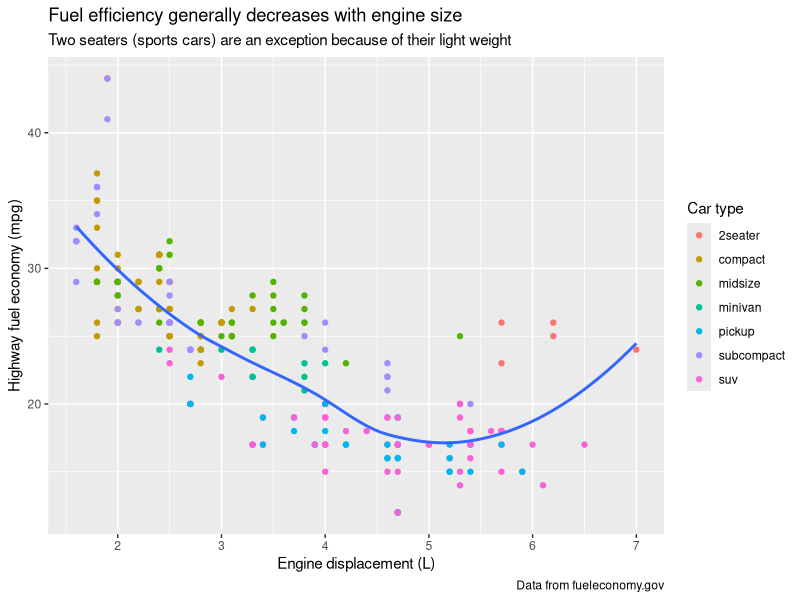
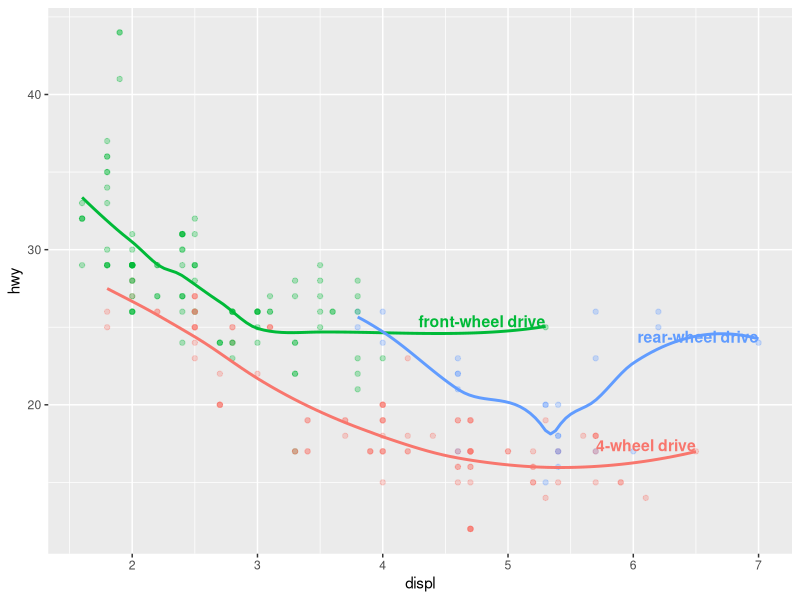
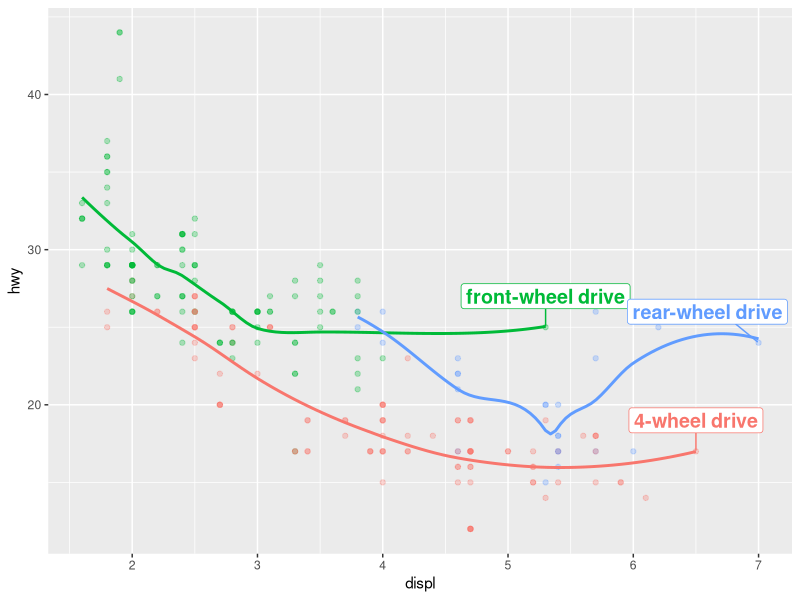
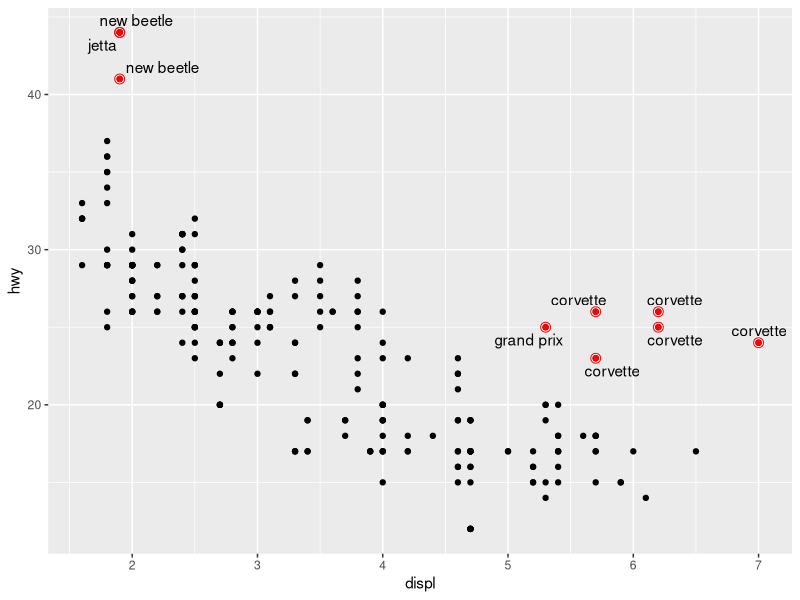
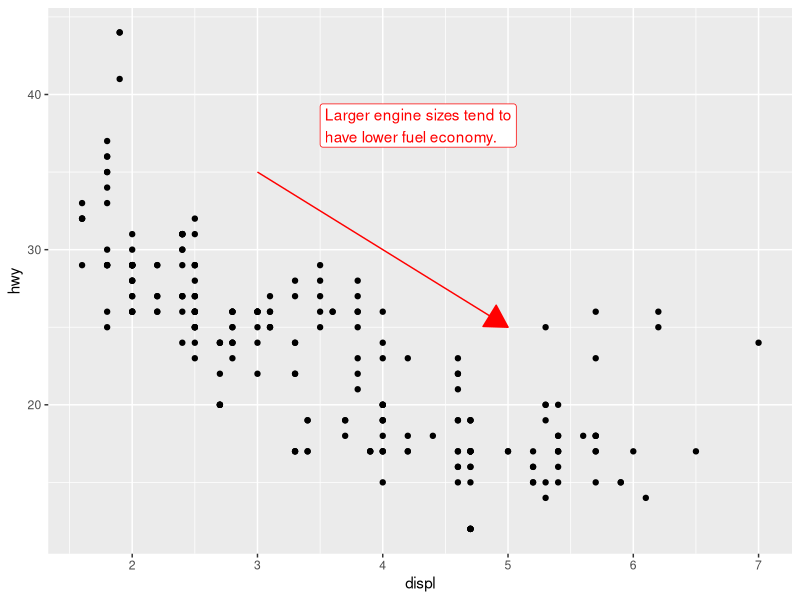
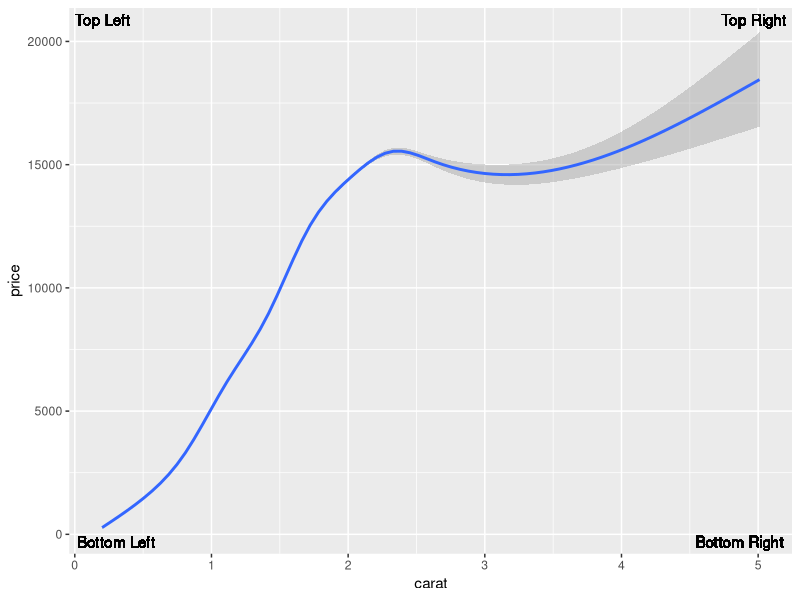
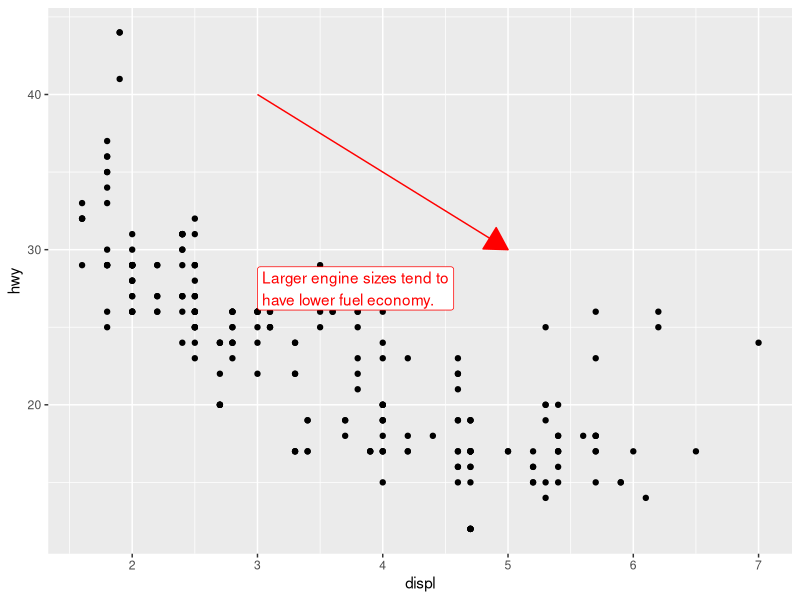
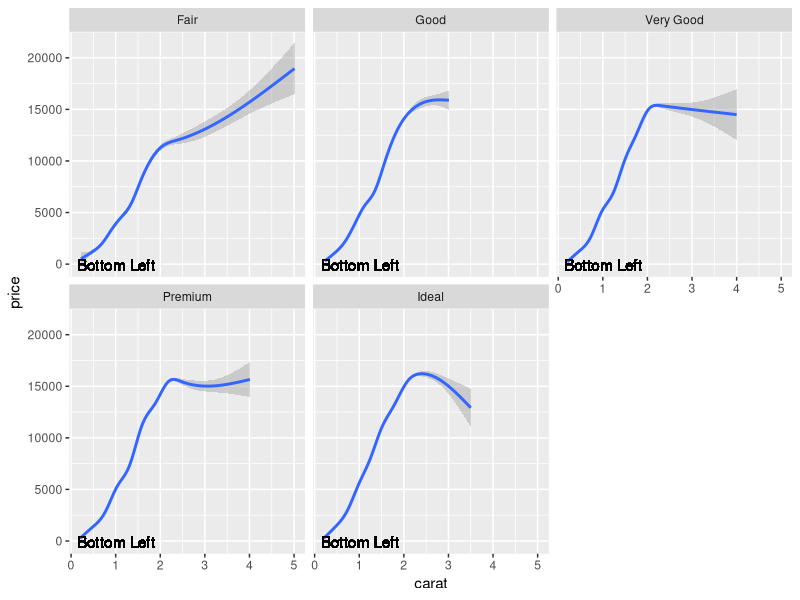

The R script that drew these images, in order:
library(tidyverse)
library(scales)
library(ggrepel)
library(patchwork)

ggplot(mpg, aes(x = displ, y = hwy)) +
  geom_point(aes(color = class)) +
  geom_smooth(se = FALSE) +
  labs(
    x = "Engine displacement (L)",
    y = "Highway fuel economy (mpg)",
    color = "Car type",
    title = "Fuel efficiency generally decreases with engine size",
    subtitle = "Two seaters (sports cars) are an exception because of their light weight",
    caption = "Data from fueleconomy.gov"
  )

# labs(
#   x = quote(x[i]),
#   y = quote(sum(x[i] ^ 2, i == 1, n))
# )

# the cars with the highest engine size in each drive type
label_info <- mpg |>
  group_by(drv) |>
  arrange(desc(displ)) |>
  slice_head(n = 1) |>
  mutate(
    drive_type = case_when(
      drv == "f" ~ "front-wheel drive",
      drv == "r" ~ "rear-wheel drive",
      drv == "4" ~ "4-wheel drive"
    )
  ) |>
  select(displ, hwy, drv, drive_type)

# geom_text
ggplot(mpg, aes(x = displ, y = hwy, color = drv)) +
  geom_point(alpha = 0.3) +
  geom_smooth(se = FALSE) +
  geom_text(
    data = label_info, 
    aes(x = displ, y = hwy, label = drive_type),
    fontface = "bold", size = 4, hjust = "right", vjust = "bottom"
  ) +
  theme(legend.position = "none")
# (theme(legend.position = "none") turns all the legends off
# hard to read because the labels overlap with each other, and with the points

# geom_label_repel
ggplot(mpg, aes(x = displ, y = hwy, color = drv)) +
  geom_point(alpha = 0.3) +
  geom_smooth(se = FALSE) +
  geom_label_repel(
    data = label_info, 
    aes(x = displ, y = hwy, label = drive_type),
    fontface = "bold", size = 5, nudge_y = 2
  ) +
  theme(legend.position = "none")

# geom_text_repel
potential_outliers <- mpg |>
  filter(hwy > 40 | (hwy > 20 & displ > 5))
ggplot(mpg, aes(x = displ, y = hwy)) +
  geom_point() +
  geom_text_repel(data = potential_outliers, aes(label = model)) +
  geom_point(data = potential_outliers, color = "red") +
  geom_point(
    data = potential_outliers,
    color = "red", size = 3, shape = "circle open"
  )

# Use geom_hline() and geom_vline() to add reference lines. We often make them thick (linewidth = 2) and
# white (color = white), and draw them underneath the primary data layer. That makes them easy to see,
# without drawing attention away from the data.
# Use geom_rect() to draw a rectangle around points of interest. The boundaries of the rectangle are defined
# by aesthetics xmin, xmax, ymin, ymax. Alternatively, look into the ggforce package, specifically geom_mark_hull(),
# which allows you to annotate subsets of points with hulls.
# Use geom_segment() with the arrow argument to draw attention to a point with an arrow. Use aesthetics x and y
# to define the starting location, and xend and yend to define the end location.

# annotate()
trend_text <- "Larger engine sizes tend to have lower fuel economy." |>
  str_wrap(width = 30)
trend_text
ggplot(mpg, aes(x = displ, y = hwy)) +
  geom_point() +
  annotate(
    geom = "label", x = 3.5, y = 38,
    label = trend_text,
    hjust = "left", color = "red"
  ) +
  annotate(
    geom = "segment",
    x = 3, y = 35, xend = 5, yend = 25, color = "red",
    arrow = arrow(type = "closed")
  )

# 11.3.1 Exercises

# Use geom_text() with infinite positions to place text at the four corners of the plot.
ggplot(diamonds, aes(x = carat, y = price)) +
  geom_smooth() +
  geom_text(aes(x = -Inf, y = -Inf, label = "Bottom Left"), hjust = -0.1, vjust = -0.5) +
  geom_text(aes(x = Inf, y = -Inf, label = "Bottom Right"), hjust = 1.1, vjust = -0.5) +
  geom_text(aes(x = -Inf, y = Inf, label = "Top Left"), hjust = -0.1, vjust = 1.5) +
  geom_text(aes(x = Inf, y = Inf, label = "Top Right"), hjust = 1.1, vjust = 1.5)

# Use annotate() to add a point geom in the middle of your last plot without having to create a tibble.
# Customize the shape, size, or color of the point.
ggplot(mpg, aes(x = displ, y = hwy)) +
  geom_point() +
  annotate(
    geom = "label", x = 3, y = 27.5,
    label = trend_text,
    hjust = "left", color = "red"
  ) +
  annotate(
    geom = "segment",
    x = 3, y = 40, xend = 5, yend = 30, color = "red",
    arrow = arrow(type = "closed")
  )

# How do labels with geom_text() interact with faceting? How can you add a label to a single facet?
# How can you put a different label in each facet? (Think about the dataset that is being passed to geom_text().)
ggplot(diamonds, aes(x = carat, y = price)) +
  geom_smooth() +
  geom_text(aes(x = -Inf, y = -Inf, label = "Bottom Left"), hjust = -0.1, vjust = -0.5) +
  facet_wrap(~cut)

# What arguments to geom_label() control the appearance of the background box?
# label.padding: Amount of padding around label. Defaults to 0.25 lines.
# label.r: Radius of rounded corners. Defaults to 0.15 lines.
# label.size: Size of label border, in mm.

# What are the four arguments to arrow()? How do they work? Create a series of plots that demonstrate
# the most important options.
# angle: The angle of the arrowhead in degrees (default is 30).
# length: A unit object specifying the length of the arrowhead (default is unit(0.25, "inches")).
# ends: Specifies which end of the line the arrow appears on: "last" (default), "first", "both".
# type: "open" (default), "closed" (filled).

######################################################################################################################

ggplot(mpg, aes(x = displ, y = hwy, color = drv)) +
  geom_point()
ggplot(mpg, aes(x = displ, y = hwy, color = drv)) +
  geom_point() +
  scale_y_continuous(breaks = seq(15, 40, by = 5)) 
ggplot(mpg, aes(x = displ, y = hwy, color = drv)) +
  geom_point() +
  scale_x_continuous(labels = NULL) +
  scale_y_continuous(labels = NULL) +
  scale_color_discrete(labels = c("4" = "4-wheel", "f" = "front", "r" = "rear"))

# $10,000 vs. $10K
ggplot(diamonds, aes(x = price, y = cut)) +
  geom_boxplot(alpha = 0.05) +
  scale_x_continuous(labels = label_dollar())
ggplot(diamonds, aes(x = price, y = cut)) +
  geom_boxplot(alpha = 0.05) +
  scale_x_continuous(
    labels = label_dollar(scale = 1/1000, suffix = "K"), 
    breaks = seq(1000, 19000, by = 6000)
  )

# label_percent
ggplot(diamonds, aes(x = cut, fill = clarity)) +
  geom_bar(position = "fill")
ggplot(diamonds, aes(x = cut, fill = clarity)) +
  geom_bar(position = "fill") +
  scale_y_continuous(name = "Percentage", labels = label_percent())

# when each US president started and ended their term.
presidential |>
  mutate(id = 33 + row_number()) |>
  ggplot(aes(x = start, y = id)) +
  geom_point() +
  geom_segment(aes(xend = end, yend = id)) +
  scale_x_date(name = NULL, breaks = presidential$start, date_labels = "'%y")

base <- ggplot(mpg, aes(x = displ, y = hwy)) +
  geom_point(aes(color = class))
base + theme(legend.position = "right") # the default
base + theme(legend.position = "left")
base + 
  theme(legend.position = "top") +
  guides(color = guide_legend(nrow = 3))
base + 
  theme(legend.position = "bottom") +
  guides(color = guide_legend(nrow = 3))

ggplot(diamonds, aes(x = carat, y = price)) +
  geom_bin2d() + 
  scale_x_log10() + 
  scale_y_log10()
# same
# ggplot(diamonds, aes(x = log10(carat), y = log10(price))) +
#   geom_bin2d()

presidential |>
  mutate(id = 33 + row_number()) |>
  ggplot(aes(x = start, y = id, color = party)) +
  geom_point() +
  geom_segment(aes(xend = end, yend = id)) +
  scale_color_manual(values = c(Republican = "#E81B23", Democratic = "#00AEF3"))
# For continuous color, you can use scale_color_gradient(), scale_fill_gradient().
# If you have a diverging scale, you can use scale_color_gradient2().

# 11.4.6 Exercises

# Why doesn’t the following code override the default scale?
df <- tibble(
  x = rnorm(10000),
  y = rnorm(10000)
)
ggplot(df, aes(x, y)) +
  geom_hex() +
  scale_color_gradient(low = "white", high = "red") +
  coord_fixed()
# we need to use fill, not color
ggplot(df, aes(x, y)) +
  geom_hex() +
  scale_fill_gradient(low = "white", high = "red") +
  coord_fixed()

# What is the first argument to every scale? How does it compare to labs()?
# label

# First, create the following plot. Then, modify the code using override.aes to make the legend easier to see.
ggplot(diamonds, aes(carat, price)) +
  geom_point(aes(color = cut), alpha = 1 / 20)
ggplot(diamonds, aes(carat, price)) +
  geom_point(aes(color = cut), alpha = 1 / 20) +
  guides(color = guide_legend(override.aes = list(alpha = 1)))

######################################################################################################################

# Themes

ggplot(mpg, aes(x = displ, y = hwy)) +
  geom_point(aes(color = class)) +
  geom_smooth(se = FALSE) +
  theme_bw()
  # light classic linedraw dark minimal gray void

ggplot(mpg, aes(x = displ, y = hwy, color = drv)) +
  geom_point() +
  theme(
    legend.position = c(0.6, 0.7),
    legend.direction = "horizontal",
    legend.box.background = element_rect(color = "black"),
  )

######################################################################################################################

p1 <- ggplot(mpg, aes(x = displ, y = hwy)) + 
  geom_point() + 
  labs(title = "Plot 1")
p2 <- ggplot(mpg, aes(x = drv, y = hwy)) + 
  geom_boxplot() + 
  labs(title = "Plot 2")
p1 + p2

p3 <- ggplot(mpg, aes(x = cty, y = hwy)) + 
  geom_point() + 
  labs(title = "Plot 3")
(p1 | p3) / p2

p1 <- ggplot(mpg, aes(x = drv, y = cty, color = drv)) + 
  geom_boxplot(show.legend = FALSE) + 
  labs(title = "Plot 1")
p2 <- ggplot(mpg, aes(x = drv, y = hwy, color = drv)) + 
  geom_boxplot(show.legend = FALSE) + 
  labs(title = "Plot 2")
p3 <- ggplot(mpg, aes(x = cty, color = drv, fill = drv)) + 
  geom_density(alpha = 0.5) + 
  labs(title = "Plot 3")
p4 <- ggplot(mpg, aes(x = hwy, color = drv, fill = drv)) + 
  geom_density(alpha = 0.5) + 
  labs(title = "Plot 4")
p5 <- ggplot(mpg, aes(x = cty, y = hwy, color = drv)) + 
  geom_point(show.legend = FALSE) + 
  facet_wrap(~drv) +
  labs(title = "Plot 5")
(guide_area() / (p1 + p2) / (p3 + p4) / p5) +
  plot_annotation(
    title = "City and highway mileage for cars with different drive trains",
    caption = "Source: https://fueleconomy.gov."
  ) +
  plot_layout(
    guides = "collect",
    heights = c(1, 3, 2, 4)
  ) &
  theme(legend.position = "top")

# 11.6.1 Exercises

# What happens if you omit the parentheses in the following plot layout. Can you explain why this happens?
p1 <- ggplot(mpg, aes(x = displ, y = hwy)) + 
  geom_point() + 
  labs(title = "Plot 1")
p2 <- ggplot(mpg, aes(x = drv, y = hwy)) + 
  geom_boxplot() + 
  labs(title = "Plot 2")
p3 <- ggplot(mpg, aes(x = cty, y = hwy)) + 
  geom_point() + 
  labs(title = "Plot 3")
# (p1 | p2) / p3
p1 | p2 / p3
# It makes plot1 to sit on the leftside and plot2 and plot3 on the rightside top and bottom.

# Using the three plots from the previous exercise, recreate the following patchwork.
(p1) / (p2 | p3)
